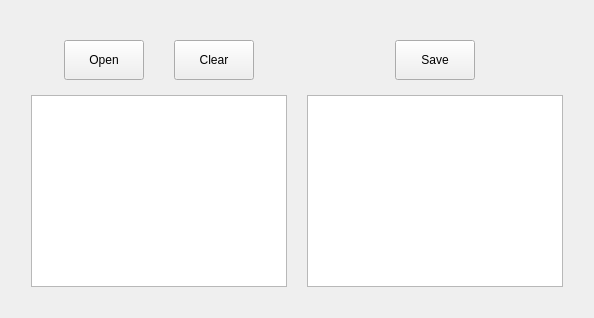
      <widget class="QWidget" name="histogram_page">
       <layout class="QGridLayout" name="gridLayout_2">
        <item row="0" column="0">
         <widget class="QWidget" name="histogram_widget" native="true">
          <property name="enabled">
           <bool>true</bool>
          </property>
          <property name="sizePolicy">
           <sizepolicy hsizetype="Preferred" vsizetype="Preferred">
            <horstretch>0</horstretch>
            <verstretch>0</verstretch>
           </sizepolicy>
          </property>
          <property name="acceptDrops">
           <bool>false</bool>
          </property>
          <property name="autoFillBackground">
           <bool>false</bool>
          </property>
          <layout class="QGridLayout" name="gridLayout_5">
           <property name="leftMargin">
            <number>20</number>
           </property>
           <property name="topMargin">
            <number>20</number>
           </property>
           <property name="rightMargin">
            <number>20</number>
           </property>
           <property name="bottomMargin">
            <number>20</number>
           </property>
           <property name="horizontalSpacing">
            <number>20</number>
           </property>
           <item row="0" column="1">
            <layout class="QHBoxLayout" name="horizontalLayout_7">
             <item>
              <widget class="QPushButton" name="histogram_save_button">
               <property name="sizePolicy">
                <sizepolicy hsizetype="Fixed" vsizetype="Fixed">
                 <horstretch>0</horstretch>
                 <verstretch>0</verstretch>
                </sizepolicy>
               </property>
               <property name="minimumSize">
                <size>
                 <width>80</width>
                 <height>40</height>
                </size>
               </property>
               <property name="text">
                <string>Save</string>
               </property>
              </widget>
             </item>
            </layout>
           </item>
           <item row="3" column="0">
            <widget class="ImageView" name="histogram_src_view">
             <property name="isClickable" stdset="0">
              <bool>true</bool>
             </property>
            </widget>
           </item>
           <item row="3" column="1">
            <widget class="ImageView" name="histogram_dst_view">
             <property name="isClickable" stdset="0">
              <bool>false</bool>
             </property>
            </widget>
           </item>
           <item row="0" column="0">
            <widget class="QWidget" name="horizontalWidget_4" native="true">
             <property name="minimumSize">
              <size>
               <width>0</width>
               <height>20</height>
              </size>
             </property>
             <layout class="QHBoxLayout" name="horizontalLayout_8">
              <item>
               <widget class="QPushButton" name="histogram_open_button">
                <property name="sizePolicy">
                 <sizepolicy hsizetype="Fixed" vsizetype="Fixed">
                  <horstretch>0</horstretch>
                  <verstretch>0</verstretch>
                 </sizepolicy>
                </property>
                <property name="minimumSize">
                 <size>
                  <width>80</width>
                  <height>40</height>
                 </size>
                </property>
                <property name="text">
                 <string>Open</string>
                </property>
               </widget>
              </item>
              <item>
               <widget class="QPushButton" name="histogram_clear_button">
                <property name="sizePolicy">
                 <sizepolicy hsizetype="Fixed" vsizetype="Fixed">
                  <horstretch>0</horstretch>
                  <verstretch>0</verstretch>
                 </sizepolicy>
                </property>
                <property name="minimumSize">
                 <size>
                  <width>80</width>
                  <height>40</height>
                 </size>
                </property>
                <property name="text">
                 <string>Clear</string>
                </property>
               </widget>
              </item>
             </layout>
            </widget>
           </item>
          </layout>
         </widget>
        </item>
       </layout>
      </widget>
